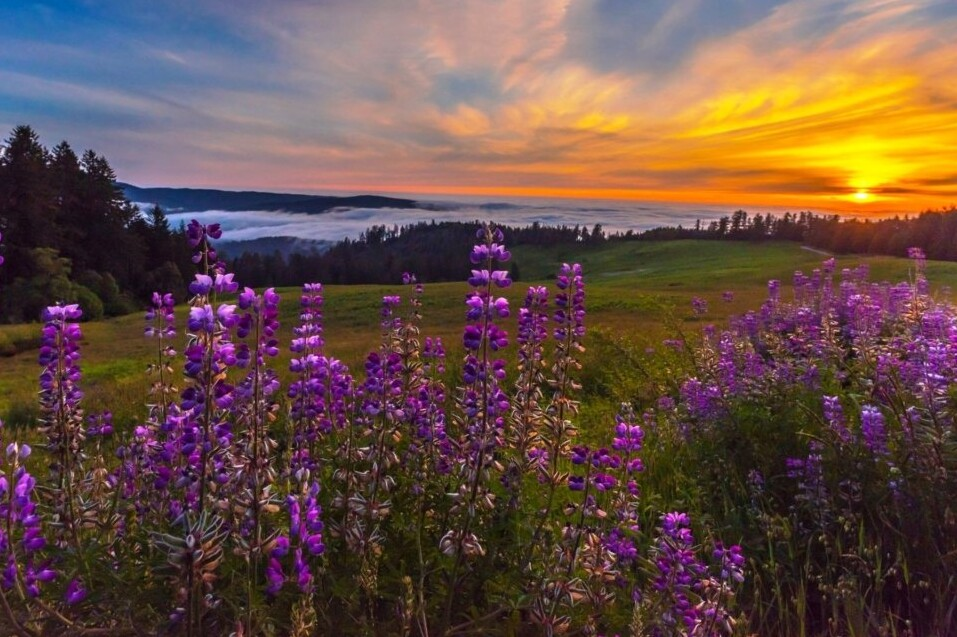
#> input picture homework_1/summer.jpg, 957 x 637 px
$ jupyter execute Homework.ipynb
#> lines starting #> are read from the running program, lines starting #| are printed output that depends on the picture
# HOMEWORK 1

After the installation of Anaconda, jupyter notebook and the required virtual environment, you will have to test that everything has been set up correctly. For that purpose, you will have to execute the following code and run it without errors.

The code loads an image and creates a picture collage consisting of 4 pictures. Each of the four pictures is a version of the original image with the colour channels swapped.

You will have to also finish some part of the code :-)

[cell 1]
import cv2
import numpy as np
from matplotlib import pyplot as plt
plt.rcParams['figure.figsize'] = [15, 10]

[cell 2]
# Load an image (you can freely chose any image you like)
img = cv2.imread('summer.jpg')
#> img is the input picture: shape (637, 957, 3); mean B, G, R 70.2, 78.3, 104.4
# Convert it to RGB
img = cv2.cvtColor(img, cv2.COLOR_BGR2RGB)
# Plot it
plt.imshow(img)

Let's make a collage.

[cell 3]
# Split the image into the three colour channels
red, green, blue = cv2.split(img)
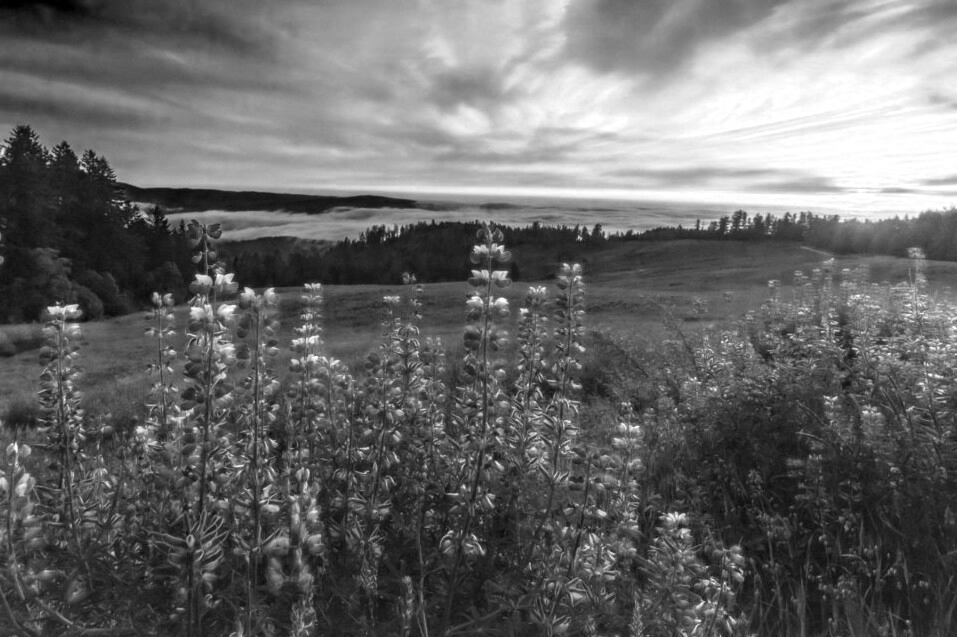
#> red: shape (637, 957); min 0, max 255, mean 104.4
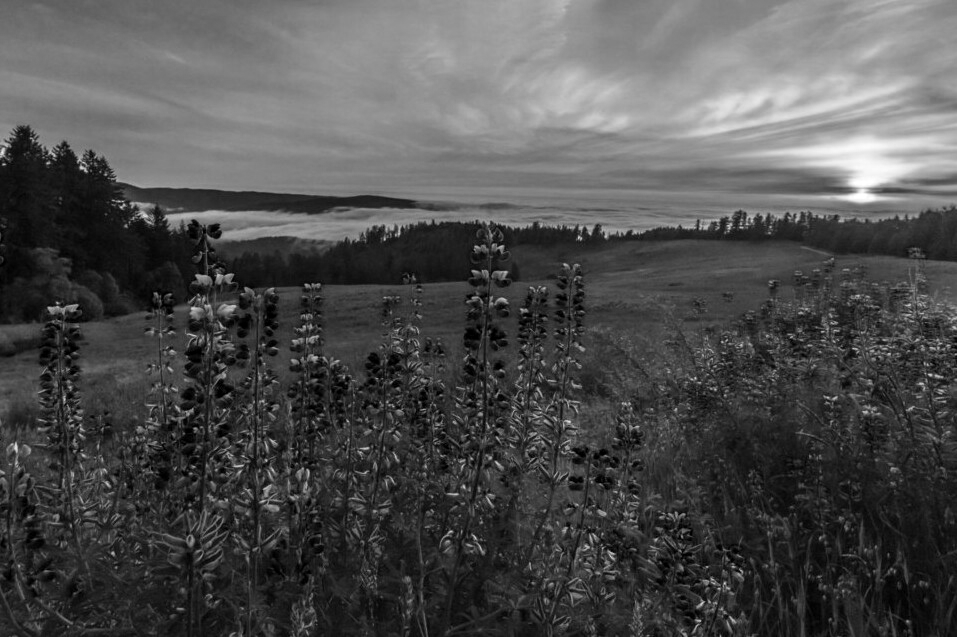
#> green: shape (637, 957); min 0, max 255, mean 78.3
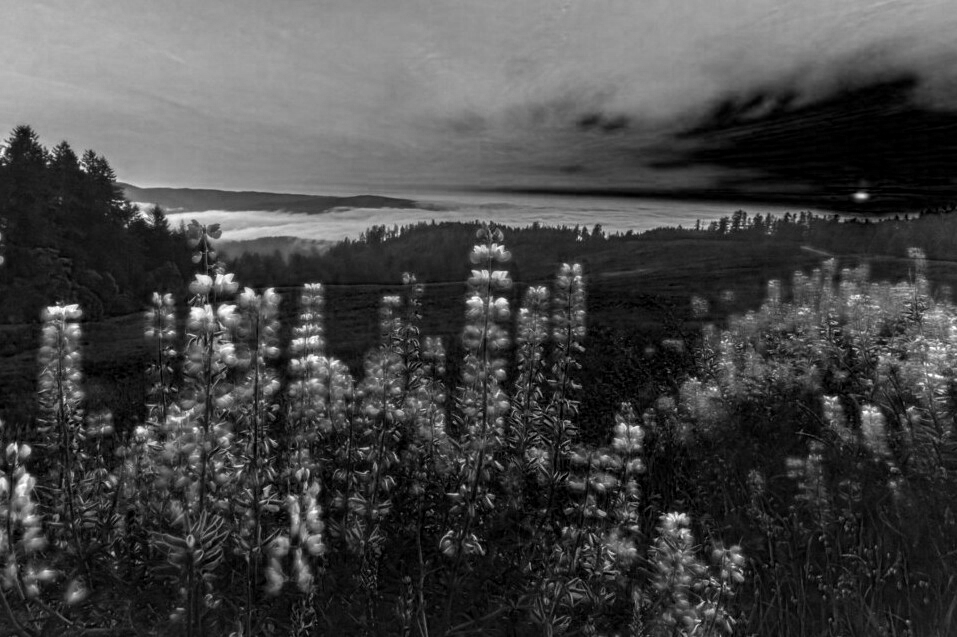
#> blue: shape (637, 957); min 0, max 255, mean 70.2

# Compose the image in the RGB colour space
img1 = cv2.merge([red, green, blue])

# Compose the image in the RBG colour space
img2 = cv2.merge([red, blue, green])
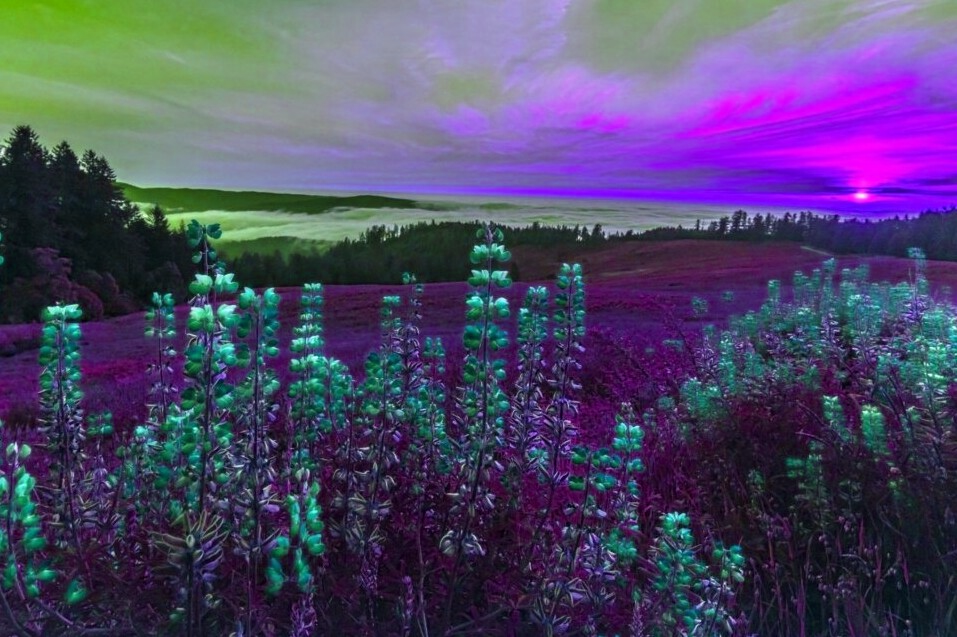
#> img2: shape (637, 957, 3); mean of channels 0, 1, 2 104.4, 70.2, 78.3; drawn as B, G, R

# Compose the image in the GRB colour space
img3 = cv2.merge([green, red, blue])
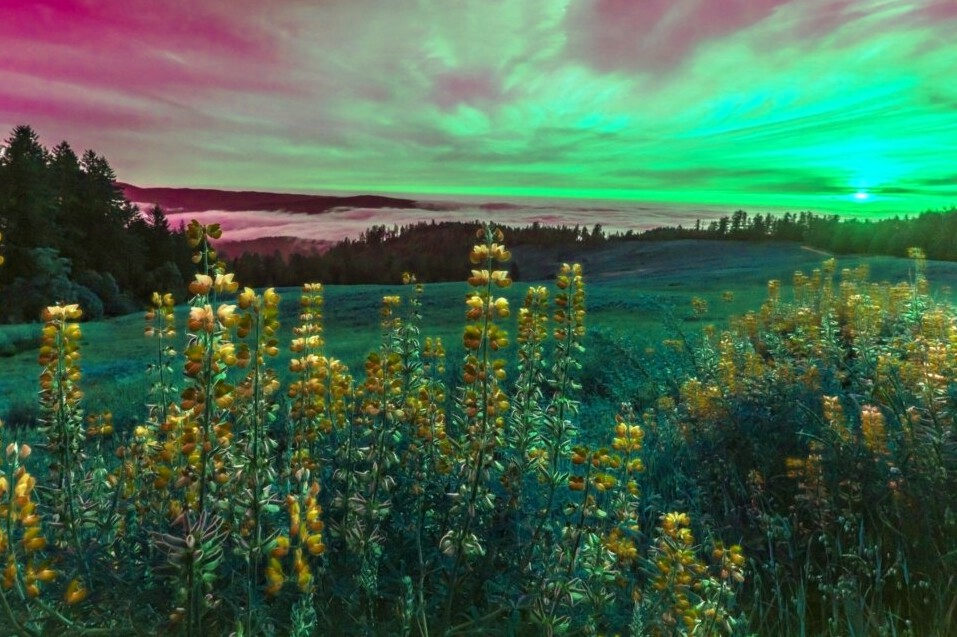
#> img3: shape (637, 957, 3); mean of channels 0, 1, 2 78.3, 104.4, 70.2; drawn as B, G, R

# Compose the image in the BGR colour space
img4 =cv2.merge([blue, green, red])

# Create the collage
out1 = np.hstack([img1, img2])
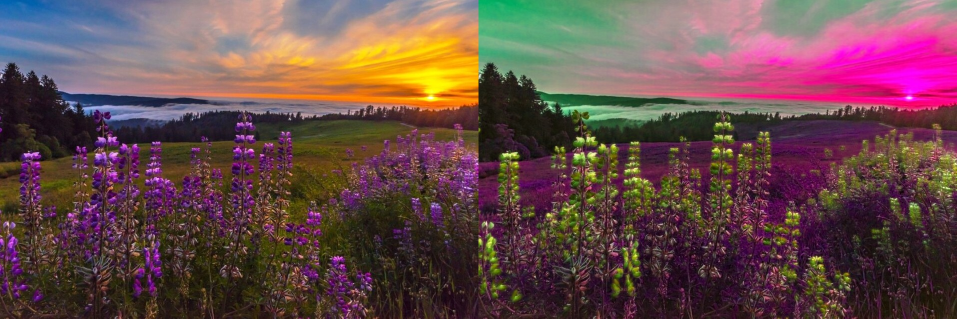
#> out1: shape (637, 1914, 3) (shown at 1/2 size); mean R, G, B 104.4, 74.3, 74.3
out2 = np.hstack([img3, img4])
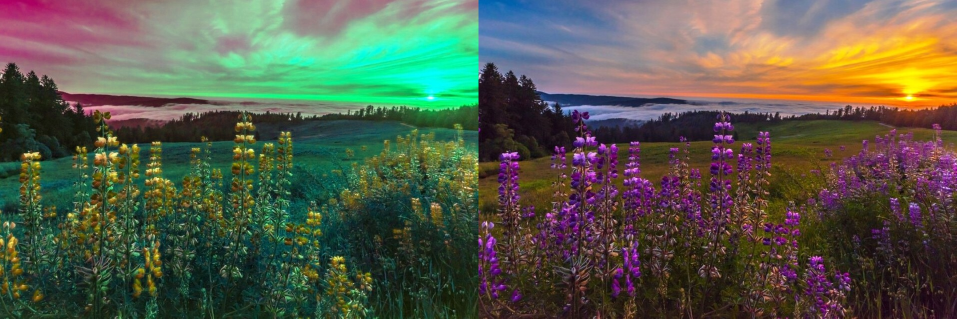
#> out2: shape (637, 1914, 3) (shown at 1/2 size); mean of channels 0, 1, 2 74.3, 91.4, 87.3; drawn as B, G, R
out = np.vstack([out1, out2])
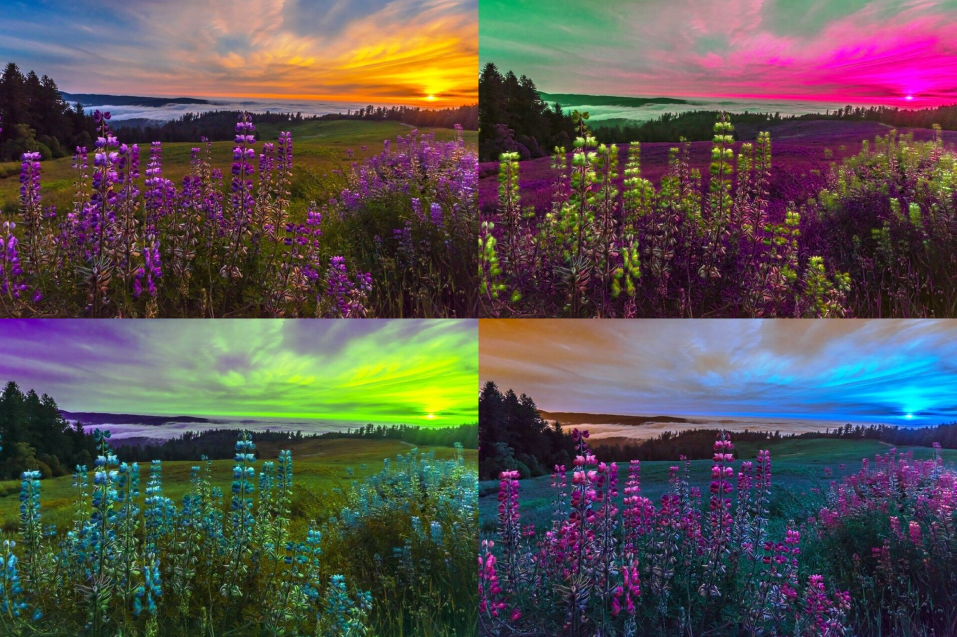
#> out: shape (1274, 1914, 3) (shown at 1/2 size); mean R, G, B 89.3, 82.8, 80.8

# Plot the collage
plt.imshow(out)
plt.axis(False)
